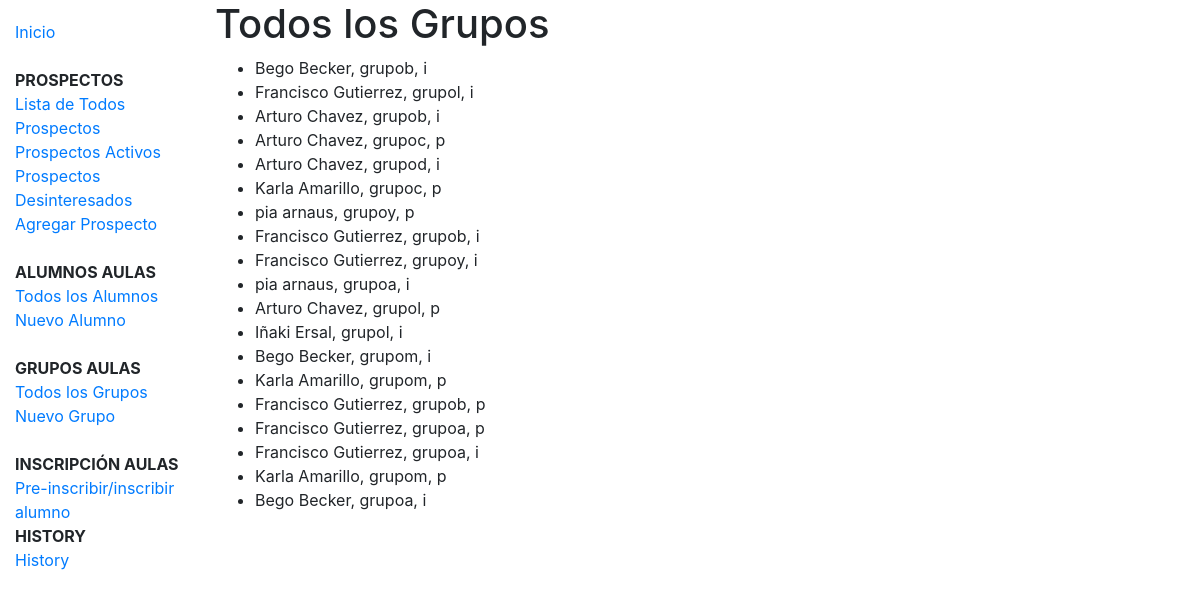
Page /grupos/members on the earlier database version.
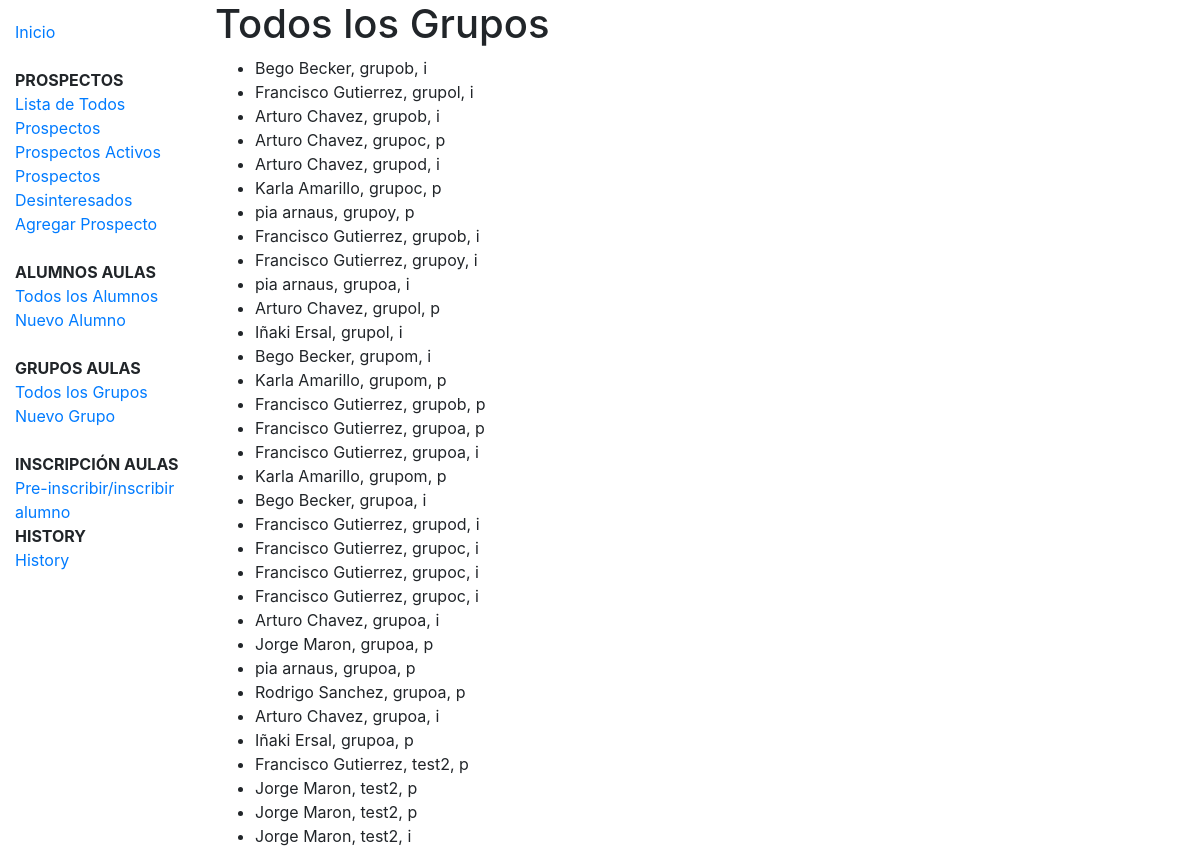
Same page on the later database version.
### grupos/models.py (models this page shows, shortened)
class Membership(models.Model):
    STATUS = (
        ('i', 'Inscrito'),
        ('p', 'Pre-inscrito'),
    )
    alumno = models.ForeignKey(Alumno, on_delete=models.CASCADE)
    grupo = models.ForeignKey(Grupo, on_delete=models.CASCADE, null=True)
    status = models.CharField(max_length=1, choices=STATUS, blank=True, default='p')

class Alumno(models.Model):
    nombre = models.CharField(max_length=100)
    apaterno = models.CharField(max_length=100)
    amaterno = models.CharField(max_length=100, blank=True, null=True)
    cel = models.IntegerField(blank=True, null=True)
    tel = models.IntegerField(blank=True, null=True)
    email = models.EmailField(blank=True, null=True)
    fecha_nacimiento = models.DateField(null=True, blank=True)
    direccion = models.CharField(max_length=400)
    def __str__(self):
        return self.nombre + ' ' + self.apaterno

class Grupo(models.Model):
    nombre = models.CharField(max_length=100, unique=True)
    fecha_inicio = models.DateField(null=True, blank=True)
    idioma = models.ForeignKey(Idioma, on_delete=models.SET_NULL, null=True)
    nivel = models.ForeignKey(Nivel, on_delete=models.SET_NULL, null=True)
    horario = models.ForeignKey('Horario', on_delete=models.SET_NULL, null=True)
    profesor = models.ForeignKey('Profesor', on_delete=models.SET_NULL, null=True)
    salon = models.ForeignKey('Salon', on_delete=models.SET_NULL, null=True)
    members = models.ManyToManyField('Alumno',related_name='preubanormal', through='Membership')
    def __str__(self):
        return self.nombre

### grupos/views.py (the view)
# urls.py: path('members', views.MemberListView.as_view(), name='members'),
class MemberListView(generic.ListView):
    model = Membership

### grupos/templates/grupos/membership_list.html
{% extends "base_generic.html" %}
{% block content %}
    <h1>Todos los Grupos</h1>
    {% if membership_list %}
    <ul>
      {% for member in membership_list %}
      <li>
        {{ member.alumno }}, {{member.grupo}}, {{member.status}}
      </li>
      {% endfor %}
    </ul>
    {% else %}
      <p>No hay grupos.</p>
    {% endif %}
{% endblock %}

Differences in the rows shown:
added Membership: alumno "Francisco Gutierrez", grupo "grupod", status "i"
added Membership: alumno "Francisco Gutierrez", grupo "grupoc", status "i"
added Membership: alumno "Francisco Gutierrez", grupo "grupoc", status "i"
added Membership: alumno "Francisco Gutierrez", grupo "grupoc", status "i"
added Membership: alumno "Arturo Chavez", grupo "grupoa", status "i"
added Membership: alumno "Jorge Maron", grupo "grupoa", status "p"
added Membership: alumno "pia arnaus", grupo "grupoa", status "p"
added Membership: alumno "Rodrigo Sanchez", grupo "grupoa", status "p"
added Membership: alumno "Arturo Chavez", grupo "grupoa", status "i"
added Membership: alumno "Iñaki Ersal", grupo "grupoa", status "p"
added Membership: alumno "Francisco Gutierrez", grupo "test2", status "p"
added Membership: alumno "Jorge Maron", grupo "test2", status "p"
added Membership: alumno "Jorge Maron", grupo "test2", status "p"
added Membership: alumno "Jorge Maron", grupo "test2", status "i"
